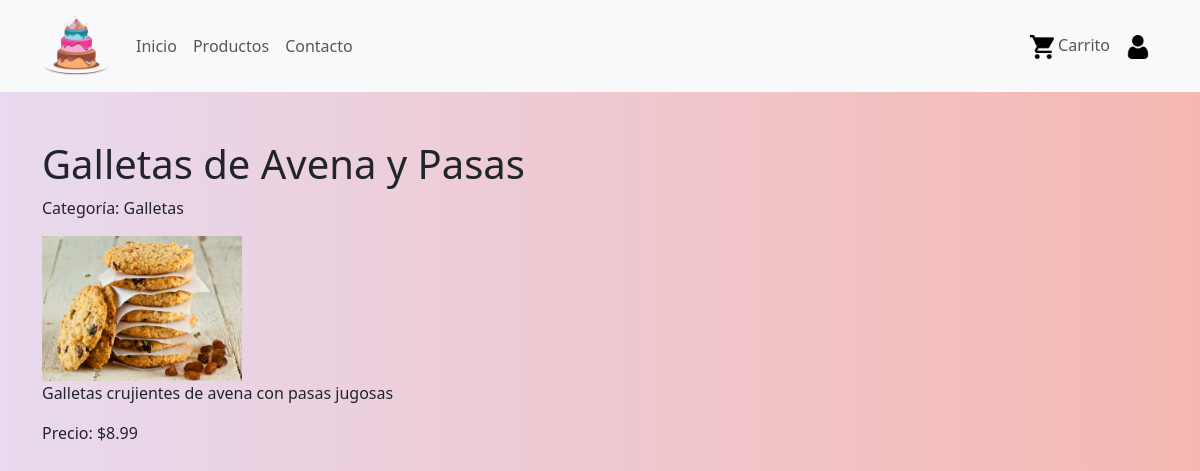
/producto.php?id=2, run on the app's committed database.
### tables this page shows
CREATE TABLE `productos` (
  `id` int(11) NOT NULL,
  `nombre` varchar(255) NOT NULL,
  `descripcion` text DEFAULT NULL,
  `precio` decimal(10,2) NOT NULL,
  `categoria` varchar(100) NOT NULL,
  `cantidad` int(11) NOT NULL,
  `imagen` varchar(255) DEFAULT NULL
);

### producto.php (the view, shortened to what this page needs)
<!DOCTYPE html>
<html lang="es">
<head>
    <link href="https://cdn.jsdelivr.net/npm/bootstrap@5.3.0-alpha3/dist/css/bootstrap.min.css" rel="stylesheet">
    <link rel="stylesheet" href="styles.css">
</head>
<body>
<?php include 'header.php'; ?>
    <div class="container my-5">
        <div class="row">
            <div class="col-lg-6">
                <?php
                include 'conexion.php';
                if (isset($_GET['id']) && is_numeric($_GET['id'])) {
                    $productId = $_GET['id'];
                    $sql = "SELECT * FROM productos WHERE id = $productId";
                    $result = $conn->query($sql);
                    if ($result->num_rows > 0) {
                        $row = $result->fetch_assoc();
                        $nombre = $row['nombre'];
                        $descripcion = $row['descripcion'];
                        $imagen = $row['imagen'];
                        $precio = $row['precio'];
                        $categoria = $row['categoria'];
                        echo '<h1>'.$nombre.'</h1>';
                        echo '<p>Categoría: '.$categoria.'</p>';
                        echo '<img src="'.$imagen.'" alt="'.$nombre.'" style="width: 200px;">';
                        echo '<p>'.$descripcion.'</p>';
                        echo '<p>Precio: $'.$precio.'</p>';
                    } else {
                        echo 'El producto no existe.';
                    }
                } else {
                    echo 'ID de producto inválido.';
                }
                ?>
            </div>
        </body>
    </html>

### styles.css (style rules this page uses)
body { background-image: linear-gradient(to right, #E8DAEF, #F5B7B1); }

### data on the page
productos: nombre "Galletas de Avena y Pasas", categoria "Galletas", imagen (picture), descripcion "Galletas crujientes de avena con pasas jugosas", precio "8.99"
